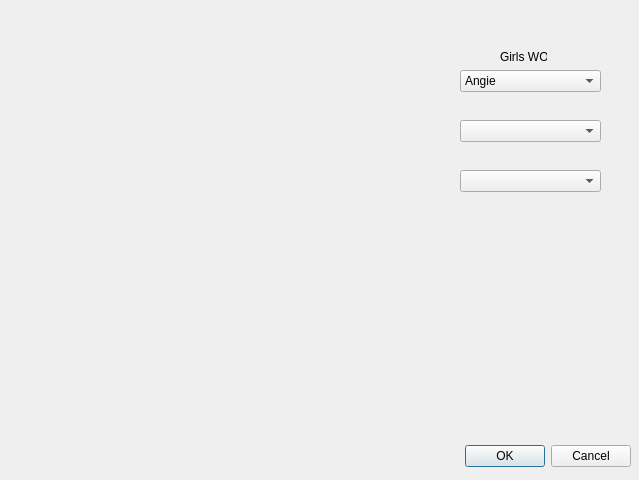
<?xml version="1.0" encoding="UTF-8"?>
<ui version="4.0">
 <class>Dialog</class>
 <widget class="QDialog" name="Dialog">
  <property name="geometry">
   <rect>
    <x>0</x>
    <y>0</y>
    <width>639</width>
    <height>480</height>
   </rect>
  </property>
  <property name="windowTitle">
   <string>Dialog</string>
  </property>
  <widget class="QDialogButtonBox" name="buttonBox">
   <property name="geometry">
    <rect>
     <x>10</x>
     <y>440</y>
     <width>621</width>
     <height>32</height>
    </rect>
   </property>
   <property name="orientation">
    <enum>Qt::Horizontal</enum>
   </property>
   <property name="standardButtons">
    <set>QDialogButtonBox::Cancel|QDialogButtonBox::Ok</set>
   </property>
  </widget>
  <widget class="QComboBox" name="comboBox">
   <property name="geometry">
    <rect>
     <x>460</x>
     <y>70</y>
     <width>141</width>
     <height>22</height>
    </rect>
   </property>
   <item>
    <property name="text">
     <string>Angie</string>
    </property>
   </item>
   <item>
    <property name="text">
     <string>Annie</string>
    </property>
   </item>
   <item>
    <property name="text">
     <string>Barbara</string>
    </property>
   </item>
   <item>
    <property name="text">
     <string>Chelsea</string>
    </property>
   </item>
   <item>
    <property name="text">
     <string>Cindy</string>
    </property>
   </item>
   <item>
    <property name="text">
     <string>Diane</string>
    </property>
   </item>
   <item>
    <property name="text">
     <string>Elizabeth</string>
    </property>
   </item>
   <item>
    <property name="text">
     <string>Fran</string>
    </property>
   </item>
   <item>
    <property name="text">
     <string>Frelen</string>
    </property>
   </item>
   <item>
    <property name="text">
     <string>Grace</string>
    </property>
   </item>
   <item>
    <property name="text">
     <string>Helen</string>
    </property>
   </item>
   <item>
    <property name="text">
     <string>Isabel</string>
    </property>
   </item>
   <item>
    <property name="text">
     <string>Jackie</string>
    </property>
   </item>
   <item>
    <property name="text">
     <string>Karen</string>
    </property>
   </item>
   <item>
    <property name="text">
     <string>Kelly</string>
    </property>
   </item>
   <item>
    <property name="text">
     <string>Linda</string>
    </property>
   </item>
   <item>
    <property name="text">
     <string>Lynne</string>
    </property>
   </item>
   <item>
    <property name="text">
     <string>Mary</string>
    </property>
   </item>
   <item>
    <property name="text">
     <string>Nancy</string>
    </property>
   </item>
   <item>
    <property name="text">
     <string>Nasty Girls</string>
    </property>
   </item>
   <item>
    <property name="text">
     <string>Nicole</string>
    </property>
   </item>
  </widget>
  <widget class="QComboBox" name="comboBox_2">
   <property name="geometry">
    <rect>
     <x>460</x>
     <y>120</y>
     <width>141</width>
     <height>22</height>
    </rect>
   </property>
  </widget>
  <widget class="QComboBox" name="comboBox_3">
   <property name="geometry">
    <rect>
     <x>460</x>
     <y>170</y>
     <width>141</width>
     <height>22</height>
    </rect>
   </property>
  </widget>
  <widget class="QLabel" name="label">
   <property name="geometry">
    <rect>
     <x>500</x>
     <y>50</y>
     <width>47</width>
     <height>13</height>
    </rect>
   </property>
   <property name="text">
    <string>Girls WODs</string>
   </property>
  </widget>
  <widget class="QLabel" name="label_2">
   <property name="geometry">
    <rect>
     <x>80</x>
     <y>60</y>
     <width>311</width>
     <height>211</height>
    </rect>
   </property>
   <property name="text">
    <string/>
   </property>
  </widget>
 </widget>
 <resources/>
 <connections/>
</ui>
